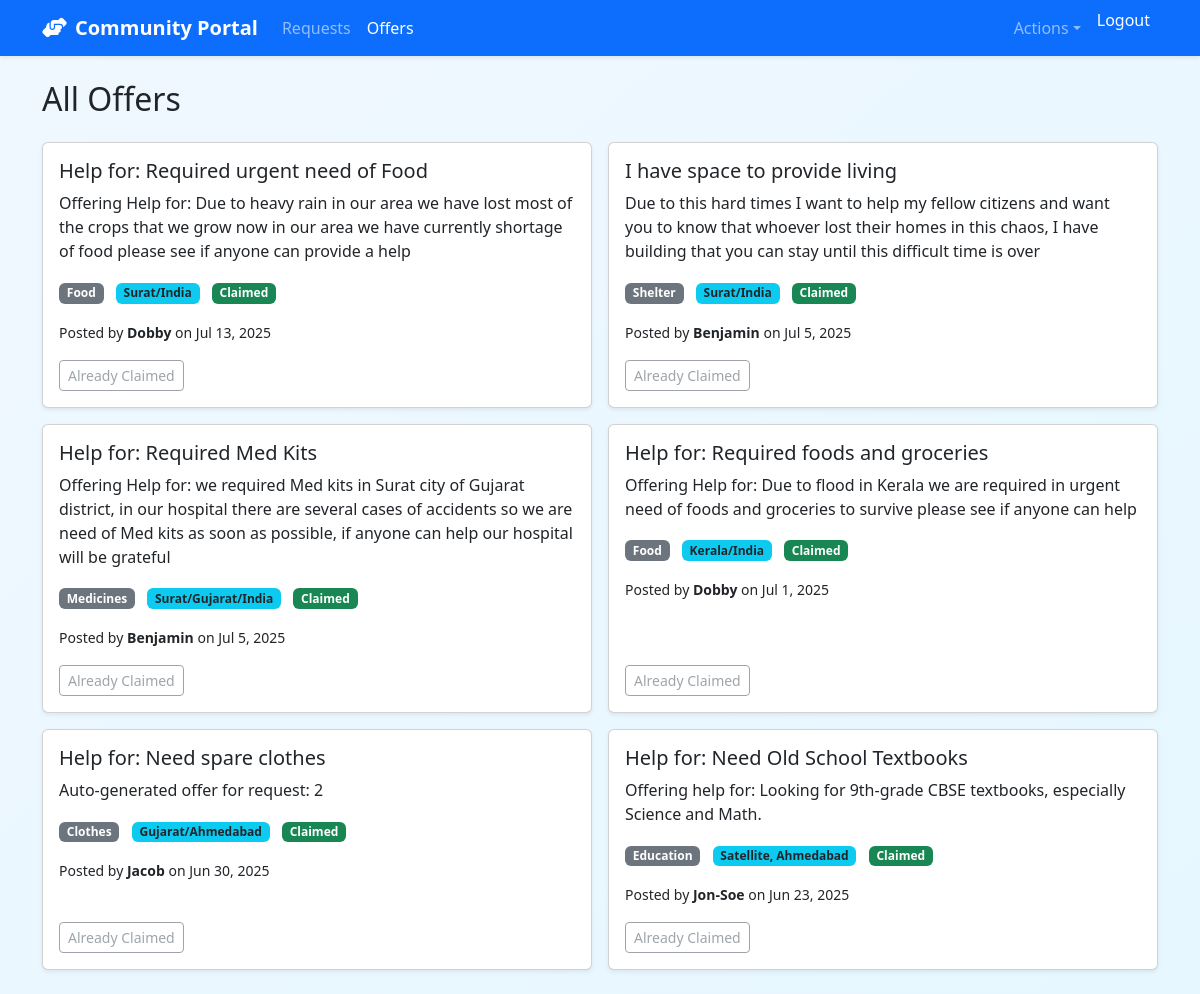
The page /offers/ (signed in) on the database its author committed.
### core/models.py (models this page shows, shortened)
class Offer(models.Model):
    STATUS_CHOICES = (
        ('available', 'Available'),
        ('claimed', 'Claimed'),
        ('cancelled', 'Cancelled'),
    )
    user = models.ForeignKey(CustomUser, on_delete=models.CASCADE, related_name='offers')
    title = models.CharField(max_length=200)
    description = models.TextField()
    category = models.ForeignKey(Category, on_delete=models.SET_NULL, null=True, blank=True)
    location = models.CharField(max_length=100)
    status = models.CharField(max_length=20, choices=STATUS_CHOICES, default='available')
    created_at = models.DateTimeField(default=timezone.now)
    linked_request = models.ForeignKey(Request, null=True, blank=True, on_delete=models.CASCADE, related_name='offers')
    class Meta:
        ordering = ['-created_at']

class Category(models.Model):
    name = models.CharField(max_length=100)
    class Meta:
        verbose_name_plural = "Categories"

class CustomUser(AbstractUser):
    location = models.CharField(max_length=100, blank=True, null=True)
    phone_number = models.CharField(max_length=20, blank=True, null=True)

### core/views.py (the view)
# urls.py: path('offers/', views.offer_list, name='offer_list'),
@login_required
def offer_list(request):
    offers = Offer.objects.all()
    return render(request, 'core/offer_list.html', {'offers': offers})

### core/templates/core/offer_list.html (shortened to what this page needs)
{% extends 'core/base.html' %}
{% block content %}
<h2 class="mb-4">All Offers</h2>
<div class="row g-3">
  {% for offer in offers %}
    <div class="col-md-6">
      <div class="card h-100 shadow-sm">
        <div class="card-body d-flex flex-column">
          <h5 class="card-title">{{ offer.title }}</h5>
          <p class="card-text">{{ offer.description }}</p>
          <ul class="list-inline mb-3">
            <li class="list-inline-item">
              <span class="badge bg-secondary">{{ offer.category.name }}</span>
            </li>
            <li class="list-inline-item">
              <span class="badge bg-info text-dark">{{ offer.location }}</span>
            </li>
            <li class="list-inline-item">
              {% if offer.status == 'claimed' %}
                <span class="badge bg-success">Claimed</span>
              {% else %}
                <span class="badge bg-warning text-dark">Available</span>
              {% endif %}
            </li>
          </ul>
          <p><small>Posted by <strong>{{ offer.user.username }}</strong> on {{ offer.created_at|date:"M j, Y" }}</small></p>
          <div class="mt-auto d-flex justify-content-between">
            {% if offer.user == request.user %}
              <a href="{% url 'delete_offer' offer.id %}" class="btn btn-outline-danger btn-sm">Delete</a>
            {% elif offer.status != 'claimed' %}
              <a href="{% url 'claim_offer' offer.id %}" class="btn btn-outline-success btn-sm">Claim</a>
            {% else %}
              <button class="btn btn-outline-secondary btn-sm" disabled>Already Claimed</button>
            {% endif %}
          </div>
        </div>
      </div>
    </div>
  {% empty %}
    <p>No offers available yet.</p>
  {% endfor %}
</div>
{% endblock %}

### core/templates/core/base.html (style rules this page uses)
body { background: linear-gradient(to bottom right, #f0f8ff, #e6f7ff); min-height: 100vh; }

### rows shown on the page
Offer: title "Help for: Required urgent need of Food", description "Offering Help for: Due to heavy rain in our area we have lost most of the crops that we grow now in our area we have currently shortage of food please see if anyone can provide a help", category.name "Food", location "Surat/India", status "Claimed", user.username "Dobby", created_at "Jul 13, 2025"
Offer: title "I have space to provide living", description "Due to this hard times I want to help my fellow citizens and want you to know that whoever lost their homes in this chaos, I have building that you can stay until this difficult time is over", category.name "Shelter", location "Surat/India", status "Claimed", user.username "Benjamin", created_at "Jul 5, 2025"
Offer: title "Help for: Required Med Kits", description "Offering Help for: we required Med kits in Surat city of Gujarat district, in our hospital there are several cases of accidents so we are need of Med kits as soon as possible, if anyone can help our hospital will be grateful", category.name "Medicines", location "Surat/Gujarat/India", status "Claimed", user.username "Benjamin", created_at "Jul 5, 2025"
Offer: title "Help for: Required foods and groceries", description "Offering Help for: Due to flood in Kerala we are required in urgent need of foods and groceries to survive please see if anyone can help", category.name "Food", location "Kerala/India", status "Claimed", user.username "Dobby", created_at "Jul 1, 2025"
Offer: title "Help for: Need spare clothes", description "Auto-generated offer for request: 2", category.name "Clothes", location "Gujarat/Ahmedabad", status "Claimed", user.username "Jacob", created_at "Jun 30, 2025"
Offer: title "Help for: Need Old School Textbooks", description "Offering help for: Looking for 9th-grade CBSE textbooks, especially Science and Math.", category.name "Education", location "Satellite, Ahmedabad", status "Claimed", user.username "Jon-Soe", created_at "Jun 23, 2025"
